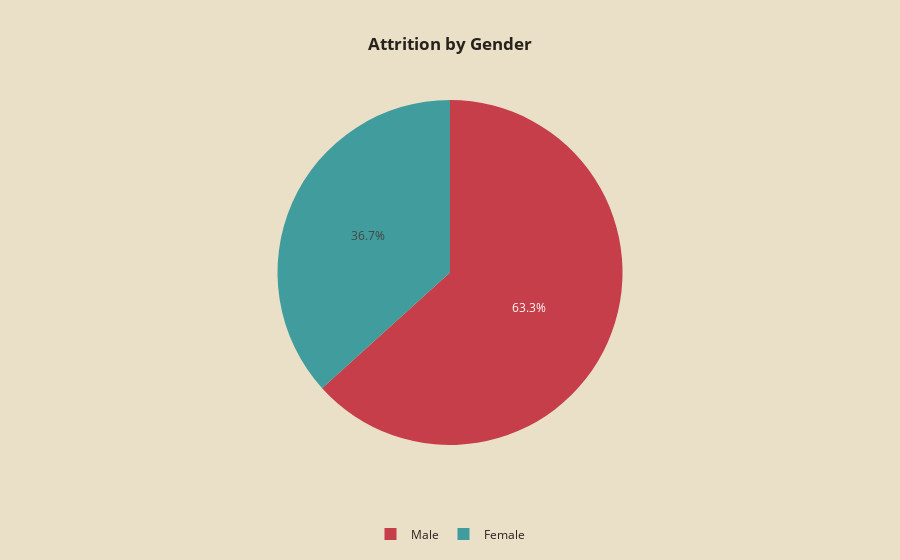

This figure's notebook cell:
### Code cell
attrition_yes = hr[hr['Attrition'] == 'Yes']
attrition_gender_counts = attrition_yes['Gender'].value_counts()

fig = px.pie(values=attrition_gender_counts, names=attrition_gender_counts.index, 
             title='<b>Attrition by Gender</b>',
             labels={'names': 'Gender', 'values': 'Count'}, height=400,                     
             color_discrete_sequence=['#C53E4A', '#419D9D'])  # Specify colors directly here

fig.update_layout(title_x=0.5, 
                  legend=dict(orientation='h', yanchor='bottom', y=-0.3, xanchor='center', x=0.5),
                  font_color='#28221D',
                  paper_bgcolor='#EADFC7',
                  plot_bgcolor='#EADFC7')

fig.show()

### Figure 1 — Plotly figure (JSON) as saved in the notebook; plotly's stock layout.template omitted (floating-point values rounded to 4 significant figures)
{"data": [{"domain": {"x": [0, 1], "y": [0, 1]}, "hovertemplate": "Gender=%{label}<br>Count=%{value}<extra></extra>", "labels": ["Male", "Female"], "legendgroup": "", "name": "", "showlegend": true, "type": "pie", "values": [150, 87]}], "layout": {"autosize": true, "font": {"color": "#28221D"}, "legend": {"orientation": "h", "tracegroupgap": 0, "x": 0.5, "xanchor": "center", "y": -0.3, "yanchor": "bottom"}, "paper_bgcolor": "#EADFC7", "piecolorway": ["#C53E4A", "#419D9D"], "plot_bgcolor": "#EADFC7", "title": {"text": "<b>Attrition by Gender</b>", "x": 0.5}}}
